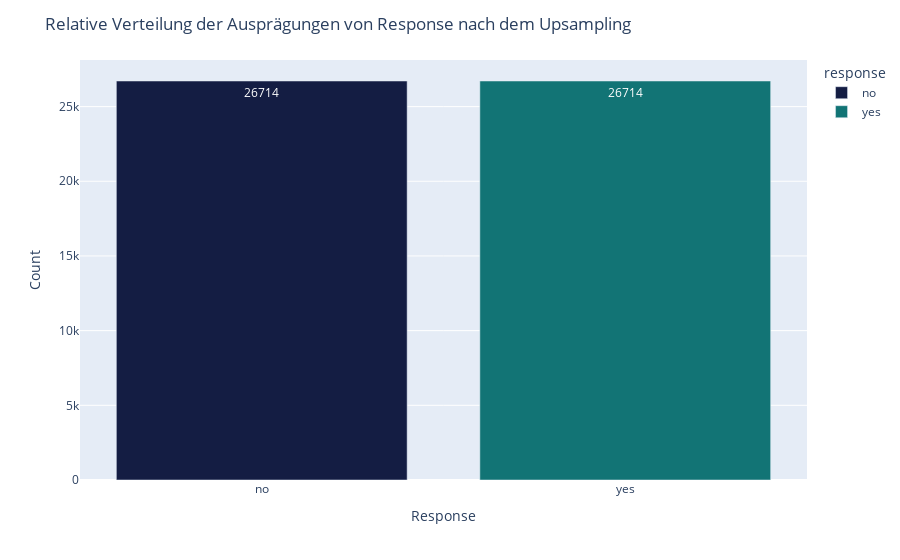

The notebook cell saved with this chart:
### Code cell
df_upsampled_response = upsampled.groupby(['response']).size().reset_index()
fig = px.bar(df_upsampled_response, x='response', y=upsampled['response'].value_counts(normalize=False), color='response',
                                    text=upsampled['response'].value_counts(normalize=False),
                                    color_discrete_map={
                                        'yes': 'rgb(18,116,117)',
                                        'no': 'rgb(20,29,67)'
                                    })

fig.update_layout(title='Relative Verteilung der Ausprägungen von Response nach dem Upsampling',
                 xaxis_title='Response',
                 yaxis_title='Count')
fig.show()

### Figure 1 — Plotly figure (JSON) as saved in the notebook; plotly's stock layout.template omitted (floating-point values rounded to 4 significant figures)
{"data": [{"alignmentgroup": "True", "hovertemplate": "response=%{x}<br>y=%{y}<br>text=%{text}<extra></extra>", "legendgroup": "no", "marker": {"color": "rgb(20,29,67)", "pattern": {"shape": ""}}, "name": "no", "offsetgroup": "no", "orientation": "v", "showlegend": true, "text": [26714], "textposition": "auto", "type": "bar", "x": ["no"], "xaxis": "x", "y": [26714], "yaxis": "y"}, {"alignmentgroup": "True", "hovertemplate": "response=%{x}<br>y=%{y}<br>text=%{text}<extra></extra>", "legendgroup": "yes", "marker": {"color": "rgb(18,116,117)", "pattern": {"shape": ""}}, "name": "yes", "offsetgroup": "yes", "orientation": "v", "showlegend": true, "text": [26714], "textposition": "auto", "type": "bar", "x": ["yes"], "xaxis": "x", "y": [26714], "yaxis": "y"}], "layout": {"barmode": "relative", "legend": {"title": {"text": "response"}, "tracegroupgap": 0}, "margin": {"t": 60}, "title": {"text": "Relative Verteilung der Ausprägungen von Response nach dem Upsampling"}, "xaxis": {"anchor": "y", "categoryarray": ["no", "yes"], "categoryorder": "array", "domain": [0, 1], "title": {"text": "Response"}}, "yaxis": {"anchor": "x", "domain": [0, 1], "title": {"text": "Count"}}}}
